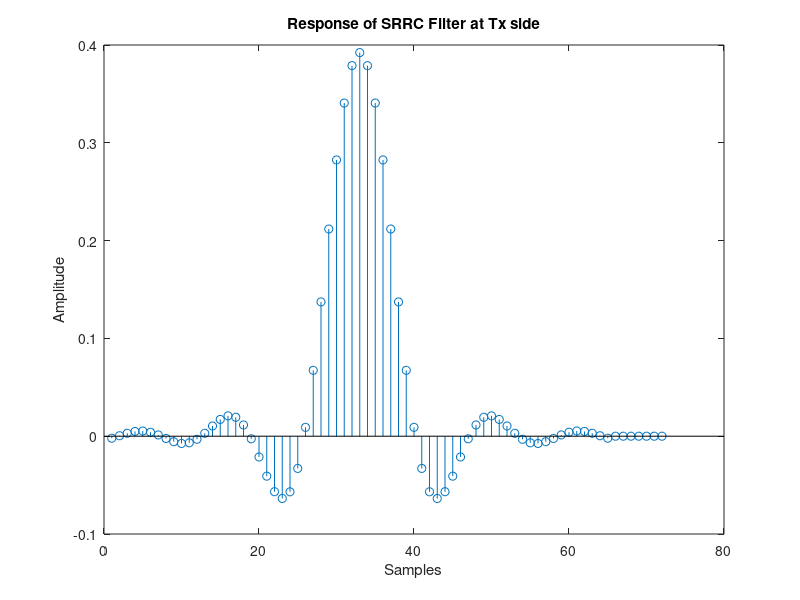
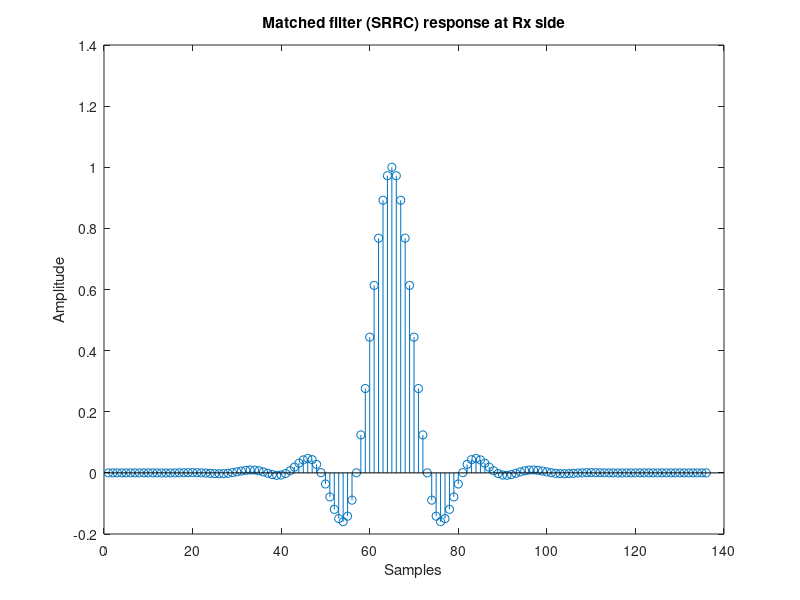
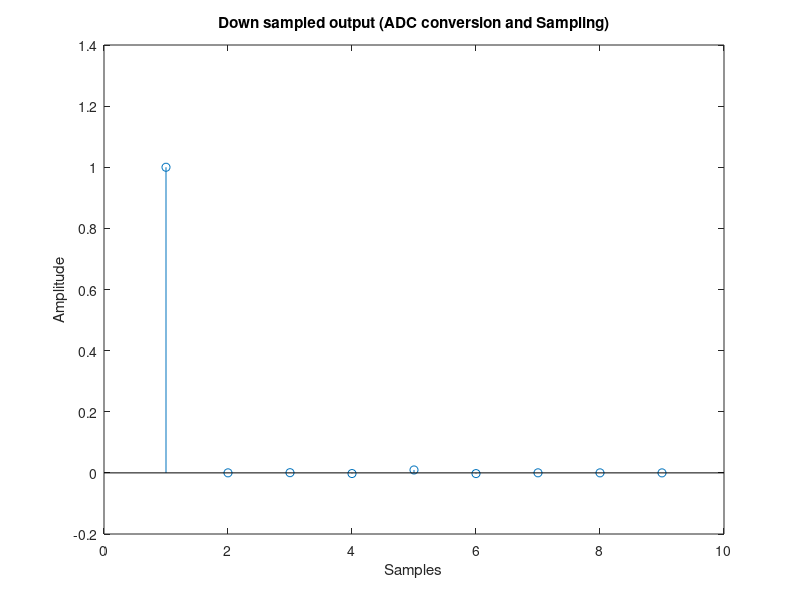

Source code (MATLAB) for these figures, in order:
function matched_filter_srrc()

clc; clear; close all;

overSampling_Factor = 8;
Input_bit = [1];

% -------- Oversampling (manual, Octave safe) --------
Input_bit_os = zeros(1, length(Input_bit)*overSampling_Factor);
Input_bit_os(1:overSampling_Factor:end) = Input_bit;

alpha = 0.4;   % Roll-off factor

% -------- SRRC Pulse --------
pt = srrc(overSampling_Factor, alpha);

% -------- Transmitter Filter --------
output_of_srrc_filter = conv(Input_bit_os, pt);

figure;
stem(output_of_srrc_filter);
title('Response of SRRC Filter at Tx side');
xlabel('Samples');
ylabel('Amplitude');

% -------- Add AWGN --------
output_of_srrc_filter = d_awgn(output_of_srrc_filter, 100);

% -------- Matched Filter at Receiver --------
y = conv(output_of_srrc_filter, pt);

figure;
stem(y);
title('Matched filter (SRRC) response at Rx side');
xlabel('Samples');
ylabel('Amplitude');

% -------- Truncate unwanted portion --------
midSample = length(-4:1/overSampling_Factor:4);
y_truncated = y(midSample:end);

% -------- Downsample (manual Octave safe) --------
y_down = y_truncated(1:overSampling_Factor:end);

figure;
stem(y_down);
title('Down sampled output (ADC conversion and Sampling)');
xlabel('Samples');
ylabel('Amplitude');

end


% =====================================================
% SRRC Function
% =====================================================
function response = srrc(os_factor, roll_off)

a = roll_off;
t = -4:1/os_factor:4;
p = zeros(1,length(t));

for i = 1:length(t)

    if t(i) == 0
        p(i) = (1-a) + 4*a/pi;

    elseif abs(t(i)) == 1/(4*a)
        p(i) = (a/sqrt(2)) * ...
            ((1+2/pi)*sin(pi/(4*a)) + ...
            (1-2/pi)*cos(pi/(4*a)));

    else
        p(i) = (sin(pi*t(i)*(1-a)) + ...
            4*a*t(i).*cos(pi*t(i)*(1+a))) ./ ...
            (pi*t(i).*(1-(4*a*t(i)).^2));
    end

end

% Normalize to unit energy
response = p ./ sqrt(sum(p.^2));

end


% =====================================================
% AWGN Function
% =====================================================
function y = d_awgn(x, snr_db)

signal_power = sum(abs(x).^2) / length(x);

snr_linear = 10^(snr_db / 10);

noise_power = signal_power / snr_linear;

noise = sqrt(noise_power) * randn(size(x));

y = x + noise;

end
